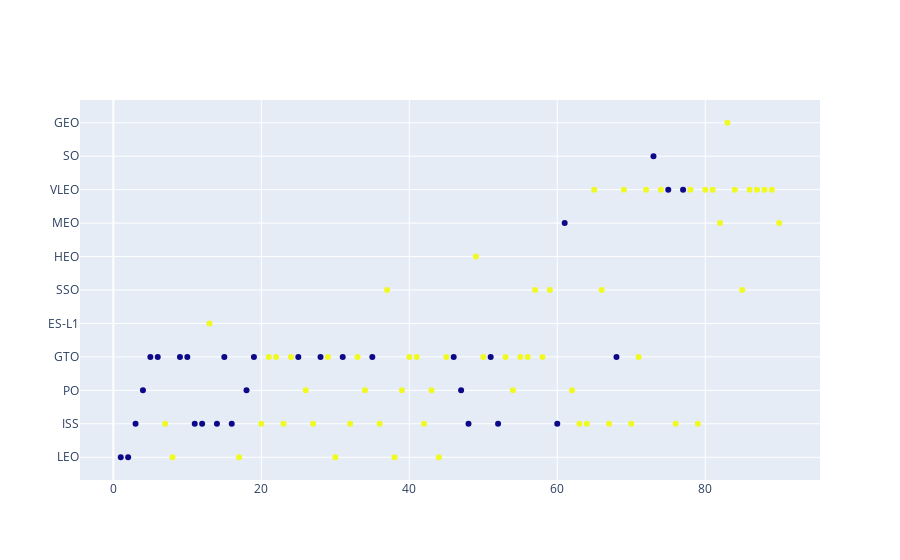

The notebook cell saved with this chart:
### Markdown cell above
Similarly, we can plot the Payload vs. Orbit scatter point charts to reveal the relationship between Payload and Orbit type

### Code cell
##First we will create an empty figure using go.Figure()
from matplotlib import pyplot as plt    

fig=go.Figure()
fig
Orb=df['Orbit']
Fli = df['FlightNumber']
# Plot a scatter point chart with x axis to be Payload and y axis to be the Orbit, and hue to be the class value
fig.add_trace(go.Scatter(x=Fli, y=Orb, mode='markers', marker=dict(color=df['Class'])))
#,xaxis = "FlightNum",yaxis="Orbit"

### Figure 1 — Plotly figure (JSON) as saved in the notebook; plotly's stock layout.template omitted (floating-point values rounded to 4 significant figures)
{"data": [{"marker": {"color": [0, 0, 0, 0, 0, 0, 1, 1, 0, 0, 0, 0, 1, 0, 0, 0, 1, 0, 0, 1, 1, 1, 1, 1, 0, 1, 1, 0, 1, 1, 0, 1, 1, 1, 0, 1, 1, 1, 1, 1, 1, 1, 1, 1, 1, 0, 0, 0, 1, 1, 0, 0, 1, 1, 1, 1, 1, 1, 1, 0, 0, 1, 1, 1, 1, 1, 1, 0, 1, 1, 1, 1, 0, 1, 0, 1, 0, 1, 1, 1, 1, 1, 1, 1, 1, 1, 1, 1, 1, 1]}, "mode": "markers", "type": "scatter", "x": [1, 2, 3, 4, 5, 6, 7, 8, 9, 10, 11, 12, 13, 14, 15, 16, 17, 18, 19, 20, 21, 22, 23, 24, 25, 26, 27, 28, 29, 30, 31, 32, 33, 34, 35, 36, 37, 38, 39, 40, 41, 42, 43, 44, 45, 46, 47, 48, 49, 50, 51, 52, 53, 54, 55, 56, 57, 58, 59, 60, 61, 62, 63, 64, 65, 66, 67, 68, 69, 70, 71, 72, 73, 74, 75, 76, 77, 78, 79, 80, 81, 82, 83, 84, 85, 86, 87, 88, 89, 90], "y": ["LEO", "LEO", "ISS", "PO", "GTO", "GTO", "ISS", "LEO", "GTO", "GTO", "ISS", "ISS", "ES-L1", "ISS", "GTO", "ISS", "LEO", "PO", "GTO", "ISS", "GTO", "GTO", "ISS", "GTO", "GTO", "PO", "ISS", "GTO", "GTO", "LEO", "GTO", "ISS", "GTO", "PO", "GTO", "ISS", "SSO", "LEO", "PO", "GTO", "GTO", "ISS", "PO", "LEO", "GTO", "GTO", "PO", "ISS", "HEO", "GTO", "GTO", "ISS", "GTO", "PO", "GTO", "GTO", "SSO", "GTO", "SSO", "ISS", "MEO", "PO", "ISS", "ISS", "VLEO", "SSO", "ISS", "GTO", "VLEO", "ISS", "GTO", "VLEO", "SO", "VLEO", "VLEO", "ISS", "VLEO", "VLEO", "ISS", "VLEO", "VLEO", "MEO", "GEO", "VLEO", "SSO", "VLEO", "VLEO", "VLEO", "VLEO", "MEO"]}], "layout": {"autosize": true, "xaxis": {"autorange": true, "range": [-4.39, 95.39], "type": "linear"}, "yaxis": {"autorange": true, "range": [-0.8252, 10.83], "type": "category"}}}
